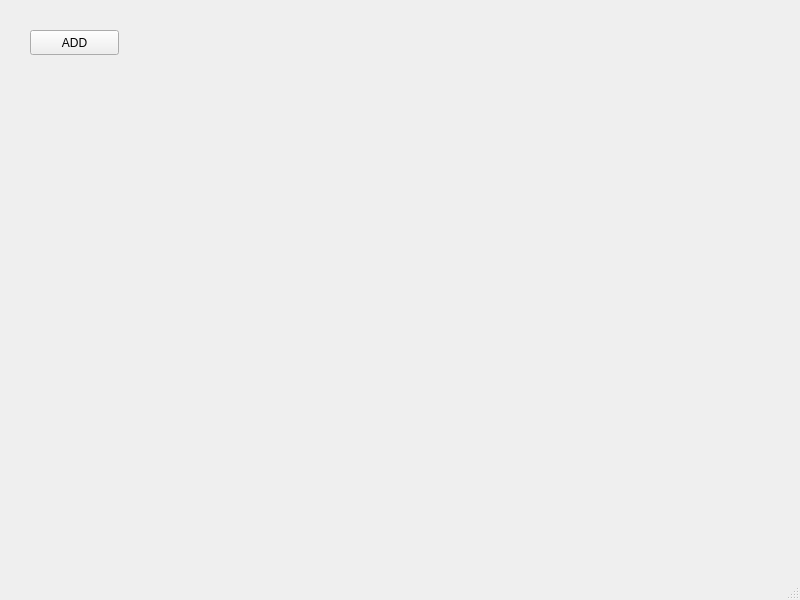
<?xml version="1.0" encoding="UTF-8"?>
<ui version="4.0">
 <class>Taskopium</class>
 <widget class="QMainWindow" name="Taskopium">
  <property name="geometry">
   <rect>
    <x>0</x>
    <y>0</y>
    <width>800</width>
    <height>600</height>
   </rect>
  </property>
  <property name="windowTitle">
   <string>Taskopium</string>
  </property>
  <widget class="QWidget" name="centralwidget">
   <widget class="QPushButton" name="pushButton">
    <property name="geometry">
     <rect>
      <x>30</x>
      <y>30</y>
      <width>89</width>
      <height>25</height>
     </rect>
    </property>
    <property name="text">
     <string>ADD</string>
    </property>
   </widget>
  </widget>
  <widget class="QMenuBar" name="menubar">
   <property name="geometry">
    <rect>
     <x>0</x>
     <y>0</y>
     <width>800</width>
     <height>22</height>
    </rect>
   </property>
  </widget>
  <widget class="QStatusBar" name="statusbar"/>
 </widget>
 <resources/>
 <connections/>
</ui>
